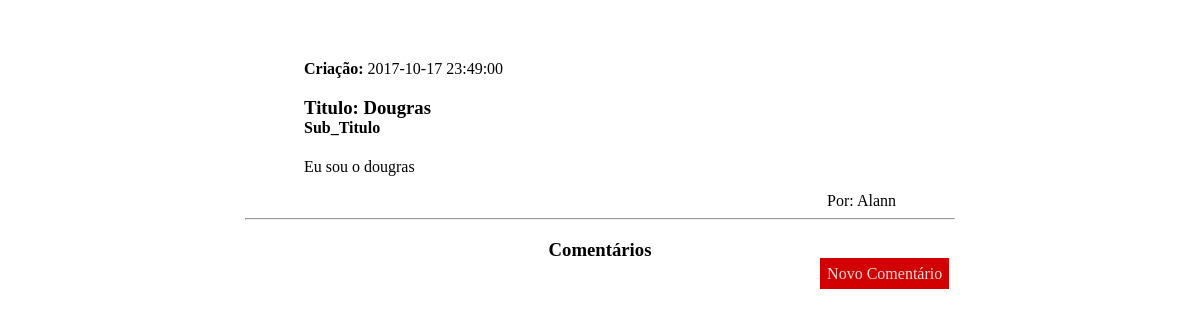
/Funcoes/ShowPost.php?id=2 (signed in), run on an earlier commit of the app's database.
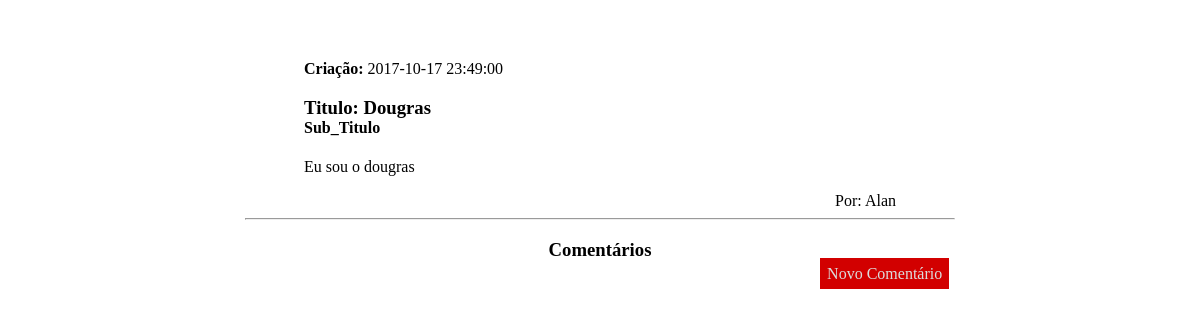
And on a later commit of the database.
### tables this page shows
CREATE TABLE IF NOT EXISTS `post` (
  `usuario_id` int(11) NOT NULL,
  `Titulo` varchar(100) NOT NULL,
  `Descricao` varchar(200) NOT NULL,
  `post` text NOT NULL,
  `creation_time` datetime NOT NULL,
  `ult_usuario_id` int(11) NOT NULL,
  `status` int(11) NOT NULL,
  `id` int(11) NOT NULL AUTO_INCREMENT,
  PRIMARY KEY (`id`),
  KEY `usuario_id` (`usuario_id`),
  KEY `ult_usuario_id` (`ult_usuario_id`)
);

CREATE TABLE IF NOT EXISTS `usuario` (
  `nome` varchar(250) NOT NULL,
  `tipo` int(11) NOT NULL,
  `senha` varchar(250) NOT NULL,
  `id` int(11) NOT NULL AUTO_INCREMENT,
  `status` int(11) NOT NULL,
  `ult_alt` datetime DEFAULT NULL,
  `alt_usuario_id` int(11) NOT NULL,
  PRIMARY KEY (`id`),
  KEY `alt_usuario_id` (`alt_usuario_id`)
);

### Funcoes/funcoes.php (called while the page is built, shortened)
<?php
function valida(){
	if(! isset($_SESSION["nome"]) || (!isset($_SESSION["senha"]))){
		return 0;
	}
	else
	{
		return 1;
	}
}
?>

### Funcoes/ShowPost.php (the view, shortened to what this page needs)
<link type="text/css" rel="stylesheet" media="screen" href="funcoes/estilos.css" />
<?php
	require_once('funcoes.php');
					try {
						$user = 'root';
						$pass = '';
					    $dbh = new PDO('mysql:host=localhost;dbname=blog', $user, $pass, array(PDO::MYSQL_ATTR_INIT_COMMAND => "SET NAMES 'utf8'"));
					    $path = 'SELECT post.post, post.creation_time, usuario.nome, post.Titulo, post.Descricao
											 FROM usuario
											 INNER JOIN post
											 ON usuario.id = post.usuario_id
											 WHERE post.id = '.$_GET['id'].';';
					    foreach($dbh->query($path) as $row) {
					        echo '<div class="Centralizado" style="">';
					    			echo '<div > <p ><h4 class="hCriacao" >Criação: </h4> '.$row['creation_time']."</div> ";
					    			echo '<div > <h3 class="tituloh3">Titulo: '.$row['Titulo']."</h3></div> ";
					    			echo '<div > <h4 class="hDesc">'.$row['Descricao']."</h4></div> ";
					    			echo '<div> <p id="pPost">'.$row['post']."</p></div> ";
					    			echo '<div class="ShowName"> Por: '.$row['nome']."</div> ";
					    	echo "</div>";
					    	echo "<hr class=\"hrPost\">";
					    	echo "<div class=\"TituloComentarios\">";
					    		echo "<h3>Comentários</h3><br>";
					    	echo "</div>";
					    	if (valida() == 1)
					    	{
						    	echo "<div class=\"btnComentario\">";
						    		echo "<br><a class=\"p\" href=\"#\" id=\"display\" onclick=\"myFunction();\">Novo Comentário</a>";
						    	echo "</div>";
							    		?>
							    		<?php
					    	}
					    }
					} catch (PDOException $e) {
					    print "Error!: " . $e->getMessage() . "<br/>";
					    die();
					}
				?>

### Funcoes/estilos.css (style rules this page uses)
hr { background-color: red; color: red; }
hr.hrPost { margin-left: 20%; margin-right: 20%; }
#pPost { white-space: pre-line; }
.btnComentario { text-align: right; margin-right: 20%; margin-bottom: 2%; margin-top: -50px; }
.Centralizado { margin: auto; width: 50%; }
.hCriacao { display: inline; }
.hDesc { margin-top: 0px; color: black; }
.p { text-decoration: none; color: rgb(220,220,220); background-color: rgb(210, 0, 0); padding: 3px; border: 4px solid rgb(210, 0, 0); margin: 0px 6px 0px 6px; }
.tituloh3 { margin-bottom: 0px; }
.TituloComentarios { margin: auto; width: 70%; text-align: center; }
.ShowName { text-align: right; }

What changed in the data, as far as the page shows it:
changed post "Dougras": usuario.nome "Alann" → "Alan"
